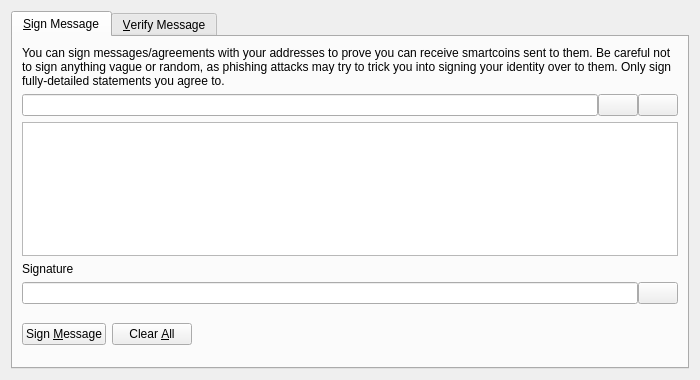
<?xml version="1.0" encoding="UTF-8"?>
<ui version="4.0">
 <class>SignVerifyMessageDialog</class>
 <widget class="QDialog" name="SignVerifyMessageDialog">
  <property name="geometry">
   <rect>
    <x>0</x>
    <y>0</y>
    <width>700</width>
    <height>380</height>
   </rect>
  </property>
  <property name="windowTitle">
   <string>Signatures - Sign / Verify a Message</string>
  </property>
  <property name="modal">
   <bool>true</bool>
  </property>
  <layout class="QVBoxLayout" name="verticalLayout">
   <item>
    <widget class="QTabWidget" name="tabWidget">
     <property name="currentIndex">
      <number>0</number>
     </property>
     <widget class="QWidget" name="tabSignMessage">
      <attribute name="title">
       <string>&amp;Sign Message</string>
      </attribute>
      <layout class="QVBoxLayout" name="verticalLayout_SM">
       <item>
        <widget class="QLabel" name="infoLabel_SM">
         <property name="text">
          <string>You can sign messages/agreements with your addresses to prove you can receive smartcoins sent to them. Be careful not to sign anything vague or random, as phishing attacks may try to trick you into signing your identity over to them. Only sign fully-detailed statements you agree to.</string>
         </property>
         <property name="textFormat">
          <enum>Qt::PlainText</enum>
         </property>
         <property name="wordWrap">
          <bool>true</bool>
         </property>
        </widget>
       </item>
       <item>
        <layout class="QHBoxLayout" name="horizontalLayout_1_SM">
         <property name="spacing">
          <number>0</number>
         </property>
         <item>
          <widget class="QValidatedLineEdit" name="addressIn_SM">
           <property name="toolTip">
            <string>The Smartcoin address to sign the message with</string>
           </property>
          </widget>
         </item>
         <item>
          <widget class="QPushButton" name="addressBookButton_SM">
           <property name="toolTip">
            <string>Choose previously used address</string>
           </property>
           <property name="text">
            <string/>
           </property>
           <property name="icon">
            <iconset resource="../bitcoin.qrc">
             <normaloff>:/icons/address-book</normaloff>:/icons/address-book</iconset>
           </property>
           <property name="shortcut">
            <string>Alt+A</string>
           </property>
           <property name="autoDefault">
            <bool>false</bool>
           </property>
          </widget>
         </item>
         <item>
          <widget class="QPushButton" name="pasteButton_SM">
           <property name="toolTip">
            <string>Paste address from clipboard</string>
           </property>
           <property name="text">
            <string/>
           </property>
           <property name="icon">
            <iconset resource="../bitcoin.qrc">
             <normaloff>:/icons/editpaste</normaloff>:/icons/editpaste</iconset>
           </property>
           <property name="shortcut">
            <string>Alt+P</string>
           </property>
           <property name="autoDefault">
            <bool>false</bool>
           </property>
          </widget>
         </item>
        </layout>
       </item>
       <item>
        <widget class="QPlainTextEdit" name="messageIn_SM">
         <property name="toolTip">
          <string>Enter the message you want to sign here</string>
         </property>
        </widget>
       </item>
       <item>
        <widget class="QLabel" name="signatureLabel_SM">
         <property name="text">
          <string>Signature</string>
         </property>
         <property name="textFormat">
          <enum>Qt::PlainText</enum>
         </property>
        </widget>
       </item>
       <item>
        <layout class="QHBoxLayout" name="horizontalLayout_2_SM">
         <property name="spacing">
          <number>0</number>
         </property>
         <item>
          <widget class="QLineEdit" name="signatureOut_SM">
           <property name="font">
            <font>
             <italic>true</italic>
            </font>
           </property>
           <property name="readOnly">
            <bool>true</bool>
           </property>
          </widget>
         </item>
         <item>
          <widget class="QPushButton" name="copySignatureButton_SM">
           <property name="toolTip">
            <string>Copy the current signature to the system clipboard</string>
           </property>
           <property name="text">
            <string/>
           </property>
           <property name="icon">
            <iconset resource="../bitcoin.qrc">
             <normaloff>:/icons/editcopy</normaloff>:/icons/editcopy</iconset>
           </property>
           <property name="autoDefault">
            <bool>false</bool>
           </property>
          </widget>
         </item>
        </layout>
       </item>
       <item>
        <layout class="QHBoxLayout" name="horizontalLayout_3_SM">
         <item>
          <widget class="QPushButton" name="signMessageButton_SM">
           <property name="toolTip">
            <string>Sign the message to prove you own this Smartcoin address</string>
           </property>
           <property name="text">
            <string>Sign &amp;Message</string>
           </property>
           <property name="icon">
            <iconset resource="../bitcoin.qrc">
             <normaloff>:/icons/edit</normaloff>:/icons/edit</iconset>
           </property>
           <property name="autoDefault">
            <bool>false</bool>
           </property>
          </widget>
         </item>
         <item>
          <widget class="QPushButton" name="clearButton_SM">
           <property name="toolTip">
            <string>Reset all sign message fields</string>
           </property>
           <property name="text">
            <string>Clear &amp;All</string>
           </property>
           <property name="icon">
            <iconset resource="../bitcoin.qrc">
             <normaloff>:/icons/remove</normaloff>:/icons/remove</iconset>
           </property>
           <property name="autoDefault">
            <bool>false</bool>
           </property>
          </widget>
         </item>
         <item>
          <spacer name="horizontalSpacer_1_SM">
           <property name="orientation">
            <enum>Qt::Horizontal</enum>
           </property>
           <property name="sizeHint" stdset="0">
            <size>
             <width>40</width>
             <height>48</height>
            </size>
           </property>
          </spacer>
         </item>
         <item>
          <widget class="QLabel" name="statusLabel_SM">
           <property name="font">
            <font>
             <weight>75</weight>
             <bold>true</bold>
            </font>
           </property>
           <property name="text">
            <string/>
           </property>
           <property name="wordWrap">
            <bool>true</bool>
           </property>
          </widget>
         </item>
         <item>
          <spacer name="horizontalSpacer_2_SM">
           <property name="orientation">
            <enum>Qt::Horizontal</enum>
           </property>
           <property name="sizeHint" stdset="0">
            <size>
             <width>40</width>
             <height>48</height>
            </size>
           </property>
          </spacer>
         </item>
        </layout>
       </item>
      </layout>
     </widget>
     <widget class="QWidget" name="tabVerifyMessage">
      <attribute name="title">
       <string>&amp;Verify Message</string>
      </attribute>
      <layout class="QVBoxLayout" name="verticalLayout_VM">
       <item>
        <widget class="QLabel" name="infoLabel_VM">
         <property name="text">
          <string>Enter the receiver's address, message (ensure you copy line breaks, spaces, tabs, etc. exactly) and signature below to verify the message. Be careful not to read more into the signature than what is in the signed message itself, to avoid being tricked by a man-in-the-middle attack. Note that this only proves the signing party receives with the address, it cannot prove sendership of any transaction!</string>
         </property>
         <property name="textFormat">
          <enum>Qt::PlainText</enum>
         </property>
         <property name="alignment">
          <set>Qt::AlignLeading|Qt::AlignLeft|Qt::AlignTop</set>
         </property>
         <property name="wordWrap">
          <bool>true</bool>
         </property>
        </widget>
       </item>
       <item>
        <layout class="QHBoxLayout" name="horizontalLayout_1_VM">
         <property name="spacing">
          <number>0</number>
         </property>
         <item>
          <widget class="QValidatedLineEdit" name="addressIn_VM">
           <property name="toolTip">
            <string>The Smartcoin address the message was signed with</string>
           </property>
          </widget>
         </item>
         <item>
          <widget class="QPushButton" name="addressBookButton_VM">
           <property name="toolTip">
            <string>Choose previously used address</string>
           </property>
           <property name="text">
            <string/>
           </property>
           <property name="icon">
            <iconset resource="../bitcoin.qrc">
             <normaloff>:/icons/address-book</normaloff>:/icons/address-book</iconset>
           </property>
           <property name="shortcut">
            <string>Alt+A</string>
           </property>
           <property name="autoDefault">
            <bool>false</bool>
           </property>
          </widget>
         </item>
        </layout>
       </item>
       <item>
        <widget class="QPlainTextEdit" name="messageIn_VM"/>
       </item>
       <item>
        <widget class="QValidatedLineEdit" name="signatureIn_VM"/>
       </item>
       <item>
        <layout class="QHBoxLayout" name="horizontalLayout_2_VM">
         <item>
          <widget class="QPushButton" name="verifyMessageButton_VM">
           <property name="toolTip">
            <string>Verify the message to ensure it was signed with the specified Smartcoin address</string>
           </property>
           <property name="text">
            <string>Verify &amp;Message</string>
           </property>
           <property name="icon">
            <iconset resource="../bitcoin.qrc">
             <normaloff>:/icons/transaction_0</normaloff>:/icons/transaction_0</iconset>
           </property>
           <property name="autoDefault">
            <bool>false</bool>
           </property>
          </widget>
         </item>
         <item>
          <widget class="QPushButton" name="clearButton_VM">
           <property name="toolTip">
            <string>Reset all verify message fields</string>
           </property>
           <property name="text">
            <string>Clear &amp;All</string>
           </property>
           <property name="icon">
            <iconset resource="../bitcoin.qrc">
             <normaloff>:/icons/remove</normaloff>:/icons/remove</iconset>
           </property>
           <property name="autoDefault">
            <bool>false</bool>
           </property>
          </widget>
         </item>
         <item>
          <spacer name="horizontalSpacer_1_VM">
           <property name="orientation">
            <enum>Qt::Horizontal</enum>
           </property>
           <property name="sizeHint" stdset="0">
            <size>
             <width>40</width>
             <height>48</height>
            </size>
           </property>
          </spacer>
         </item>
         <item>
          <widget class="QLabel" name="statusLabel_VM">
           <property name="font">
            <font>
             <weight>75</weight>
             <bold>true</bold>
            </font>
           </property>
           <property name="text">
            <string/>
           </property>
           <property name="wordWrap">
            <bool>true</bool>
           </property>
          </widget>
         </item>
         <item>
          <spacer name="horizontalSpacer_2_VM">
           <property name="orientation">
            <enum>Qt::Horizontal</enum>
           </property>
           <property name="sizeHint" stdset="0">
            <size>
             <width>40</width>
             <height>48</height>
            </size>
           </property>
          </spacer>
         </item>
        </layout>
       </item>
      </layout>
     </widget>
    </widget>
   </item>
  </layout>
 </widget>
 <customwidgets>
  <customwidget>
   <class>QValidatedLineEdit</class>
   <extends>QLineEdit</extends>
   <header>qvalidatedlineedit.h</header>
  </customwidget>
 </customwidgets>
 <resources>
  <include location="../bitcoin.qrc"/>
 </resources>
 <connections/>
</ui>
